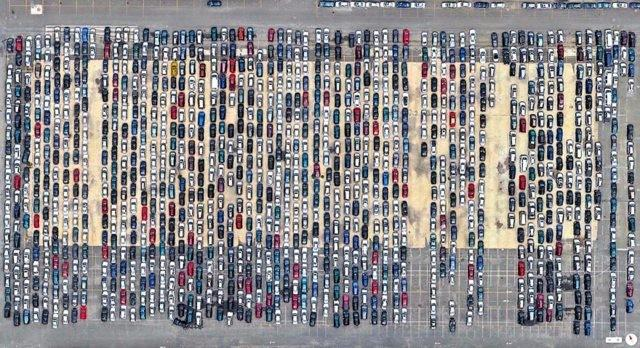
#> input picture DataScience/notebooks/orbital/pics/new_parking_lot.jpg, 640 x 348 px
$ jupyter execute --allow-errors idea_number_shoppers.ipynb   (shell and % lines are left out)
#> lines starting #> are read from the running program, lines starting #| are printed output that depends on the picture; after the words box and inside, x2 and y2 are one past the last pixel; in counts of white or black regions, pixels touching at a corner belong together
# Revisiting the 2 Dimensional Fourier Transform
## Improving Cars as a Proxy for Shoppers

source of image: http://www.fanrto.com/upload/4/a3/4a372e17716046f6.jpg

We know that there are companies which use satellite images of parking lots, to quantify the
amount of shoppers at a given client business. Using a deep neural network to analyze 30 cm resolution satelite images, the number of cars in the
parking lot can be accurately counted.

Counting cars is a great first step to quantification, but how about getting closer to actual buying power and conversion ratio ?

$$total\text{ }shoppers \approx \left(\frac{people}{1{car}}\right)(n_{cars})$$

## Purpose of this exercise
For this notebook, I'm going to use the above parking lot satelite image to practice analysising a 2D FFT.

1. No need to classify / tag anything
2. Good practice in remembering how K-space works
3. Another reason to use Python for image processing
4. Practice using an imperfect method to derive business insights

# Fundalmental Business Question
* How can we better estimate the spending power represented by a vehilce ?

## Heuristics That Seem Reasonable
 * Assume that more people means tendency to higher expenditure
 * Bigger vehicles have the ability to transport more or larger items
 * Larger size vehicles bring more shoppers

### Experiment
* Take an image of vertically alinged cars in a parking lot.
* Count the number of cars to simulate the ML classifier's automated count.
* Perform 2D FFT
  * Detect vehicle sizes with resolution of 1 meter
  * use ratio of signal to total car count to estimate number of vehicles with size $x$
* Try to generalize to any orientation of vehicle in a parking lot.

### Set up Python

[cell 1]
import scipy.ndimage
import scipy.signal
import matplotlib.pyplot as plt
from scipy import fftpack
import radialProfile
import sys
sys.path.append("/home/daniel/git/Python2.7/DataScience/notebooks/orbital")

data = scipy.ndimage.imread("pics/new_parking_lot.jpg", flatten=False)
#> data is the input picture: shape (348, 640, 3); mean R, G, B 141.1, 138.4, 140.6

[cell 2]
data_sub = data[50:90, 0:100]
plt.figure(figsize=(10, 10))
plt.imshow(data_sub, interpolation='nearest', origin='upper')

# Estimate the sample image resolution
Another heuristic:

* vehicle widths have less variation across size class than lengths
 * I'll use the width to estimate the image resolution

I counted the numebr of pixels that appear to make up a car width and figured that the average car is
$\approx 185 cm$ in width.

$$res = \frac{185 cm}{6_{pixels}} \approx 31 cm $$

<b>Let's call it 30 cm which I know to be a standard image product dimension used by analysis companies.</b>

Zoom in enough to count pixels to width. I count 6 pixels for a vehicle width.

# Technical Considerations
For simplicity sake:
* I'm only using the length dimension which is the y axis in my images
* Using an image sub section with veritcally aligned cars

## Some vehicle lengths
I didn't spend very much time to accurately determine the average dimensions of vehicles by class.
That's another project in itself. For this notebook I think it will suffice to choose reasonable test dimensions.

<table>
<hd><tr><td>Model</td><td>Length</td><td>Schematic</td></tr></hd>
<tr><td>Chevy Tahoe</td><td>$513 cm$</td><td></td>
<tr><td>Toyata Celica</td><td>$450 cm$</td> <td></td>
<tr><td>$\Delta{L}$</td><td>$63cm$</td><td></td></tr>
</table>

$k_{nyquist}$ for 30 cm camera = 60 cm.

We should be able to detect the difference in length (y axis in our test image).

[cell 3]
# reload the data in grey scale mode
data = scipy.ndimage.imread("pics/new_parking_lot.jpg", flatten=True)
#> data: shape (348, 640) float32; min 0, max 255, mean 139.5
data_sub = data[50:90, 0:100]
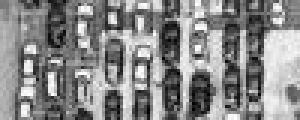
#> data_sub: shape (40, 100) float32 (shown 3 times larger); min 0.57, max 254.7, mean 136.6

[cell 4]
def fft2D(data, zoom=1):
    zoom = np.floor(zoom).astype(int)
    fft = fftpack.fft2(data)
    fft  = fftpack.fftshift(fft)
    power2D = fft.real**2
    half = power2D.shape[0]/2
    if zoom == 1:
        power1D = power2D[:, 0:half].mean(0)
    else:
        out = power2D[:, 0:half]
        out = scipy.signal.decimate(out, zoom, axis=0)
        out = scipy.signal.decimate(out, zoom, axis=1)
        power1D = out.mean(1)

    power1D *=  0.5 * 1.0/data.shape[0]
    return power1D

[cell 5]
## k space scale
def k_scale(dim, npts, zoom=1.0):
    zoom = np.floor(zoom).astype(np.int16)
    camera_res = 0.30/zoom # m
    max_len = camera_res * dim #m , size of sub plot
    nyq = 2 * camera_res #m
    range_ = max_len - nyq
    # reverse order
    k = np.flipud(np.arange(nyq, max_len,range_/npts))
    return k

[cell 6]
zoom = 7
data_sub_hires = scipy.ndimage.zoom(data_sub, zoom=zoom, order=3, mode='nearest', prefilter=True)
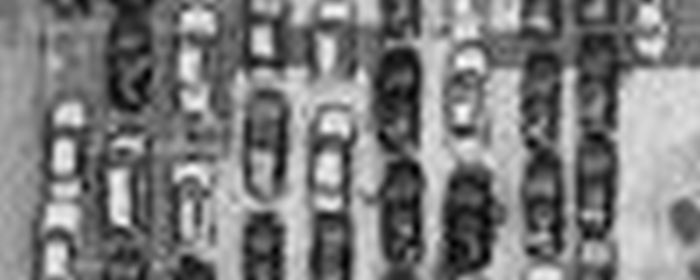
#> data_sub_hires: shape (280, 700) float32; min -5.09, max 284.1, mean 136.5; drawn with min black and max white
data_sub_hires = scipy.ndimage.filters.gaussian_filter(data_sub_hires, 5)
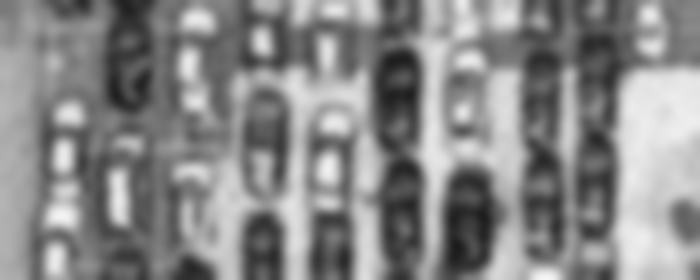
#> data_sub_hires: shape (280, 700) float32; min 28, max 246.5, mean 136.5

data_sub_hires = scipy.signal.decimate(data_sub_hires, zoom, axis=0)
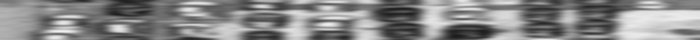
#> data_sub_hires: shape (40, 700) float32; min 28, max 240.2, mean 134.9
data_sub_hires = scipy.signal.decimate(data_sub_hires, zoom, axis=1)
#> data_sub_hires: shape (40, 100) float32

[cell 7]
from matplotlib.ticker import AutoMinorLocator

plt.figure(figsize=(15,15))

plt.subplot(221)
plt.imshow(data_sub_hires, interpolation='nearest', origin='upper', cmap='Greys')

plt.subplot(222)
plt.imshow(data_sub, interpolation='nearest', origin='upper', cmap='Greys')

#> (the rest of this cell did not finish here and is left out)

k = k_scale(data_sub_hires.shape[0], power1D.shape[0], zoom=4)

ax223 = plt.subplot(223)
plt.plot(k, power1D)
plt.xlim(5, 7)
minor_locator = AutoMinorLocator(6)
ax223.xaxis.set_minor_locator(minor_locator)
plt.xlabel("Meters")
plt.grid(which='both')

power1D = fft2D(data_sub)
k = k_scale(data_sub.shape[0], power1D.shape[0], zoom=1)

ax224 = plt.subplot(224)
plt.plot(k[:], power1D)
minor_locator = AutoMinorLocator(6)
ax224.xaxis.set_minor_locator(minor_locator)
plt.xlabel("Meters")
plt.grid(which='both')

Try again with an edge filter first.

[cell 8]
sobel = scipy.ndimage.filters.laplace(data_sub_hires)
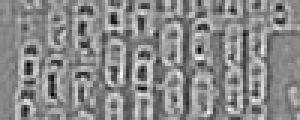
#> sobel: shape (40, 100) float32 (shown 3 times larger); min -142, max 121.5, mean 0; drawn with min black and max white
#> (the rest of this cell did not finish here and is left out)

I'm hoping that the roughly 1.2, 2.25 and 3.1 meter peaks are cars and that means we can classify vehicles by size.

[cell 9]
zoom = 1
#> (the rest of this cell did not finish here and is left out)

k_sobel = k_scale(sobel.shape[0], power1D_sobel.shape[0], zoom=zoom)

plt.figure(figsize=(15, 5))

ax = plt.subplot(111)
plt.plot(k_sobel[:], power1D_sobel)
minor_locator = AutoMinorLocator(6)
ax.xaxis.set_minor_locator(minor_locator)
plt.xlabel("Meters")

plt.grid(which='both')
plt.xlim(4.5, 7.5)

#> (a cell that did not finish here is left out)

#> (a cell that did not finish here is left out)

#> (a cell that did not finish here is left out)

[cell 13]
zoom = 7
data = scipy.ndimage.imread("pics/new_parking_lot.jpg", flatten=True)
data = scipy.ndimage.zoom(data, zoom=zoom, order=3, mode='nearest', prefilter=True)
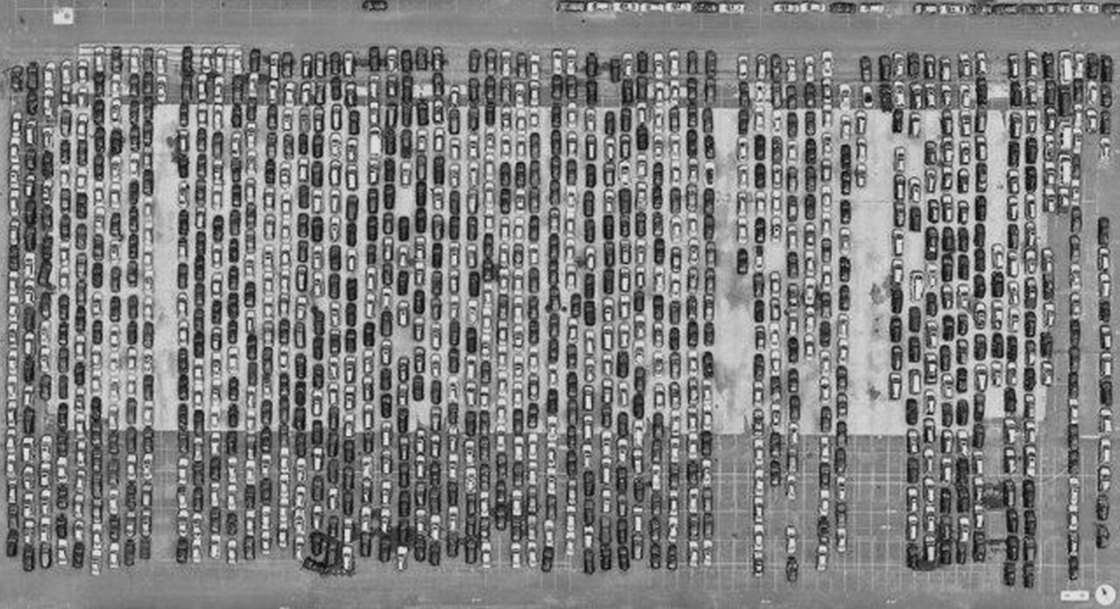
#> data: shape (2436, 4480) float32 (shown at 1/4 size); min -18.97, max 292.6, mean 139.4; drawn with min black and max white
data = scipy.ndimage.filters.gaussian_filter(data, 3)

data -= data.mean()
data -= data.min()
data /= data.max()


data[data >= 0.30] = 0
data[data > 0] = 1
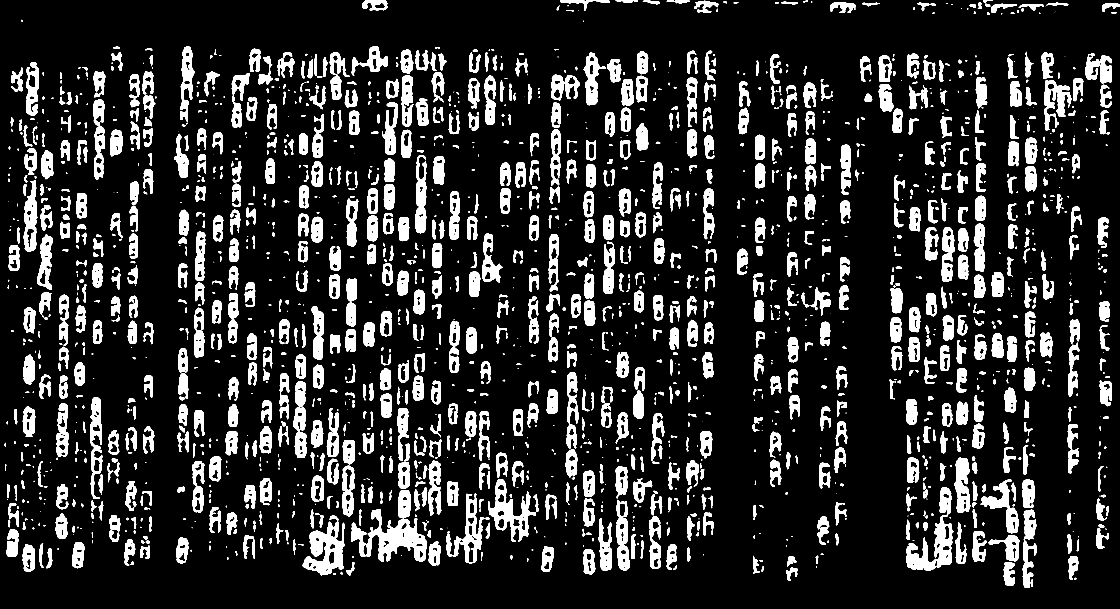
#> data: shape (2436, 4480) float32 (shown at 1/4 size); values 0 (black) and 1 (white), 14.7% white; 1945 white regions (306 under 20 px), largest, box (x1, y1, x2, y2) and area: (1465, 2037, 1706, 2248) 22001, (1211, 2086, 1380, 2301) 18262, (3625, 2059, 3813, 2282) 16730
#data = scipy.ndimage.filters.laplace(data)
#data[np.isnan(data)] = 0

[cell 14]
plt.figure(figsize=(20, 20))

data = scipy.signal.decimate(data, zoom, axis=0)
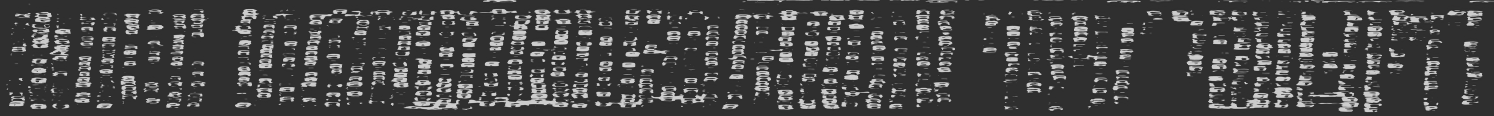
#> data: shape (348, 4480) float32 (shown at 1/3 size); min -0.297, max 1.3, mean 0.146; drawn with min black and max white
data = scipy.signal.decimate(data, zoom, axis=1)
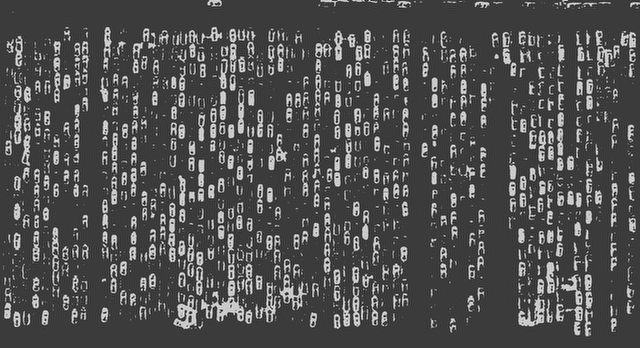
#> data: shape (348, 640) float32; min -0.41, max 1.34, mean 0.144; drawn with min black and max white


plt.imshow(data, interpolation='nearest', origin='upper', cmap='jet', alpha=0.5)
plt.colorbar()
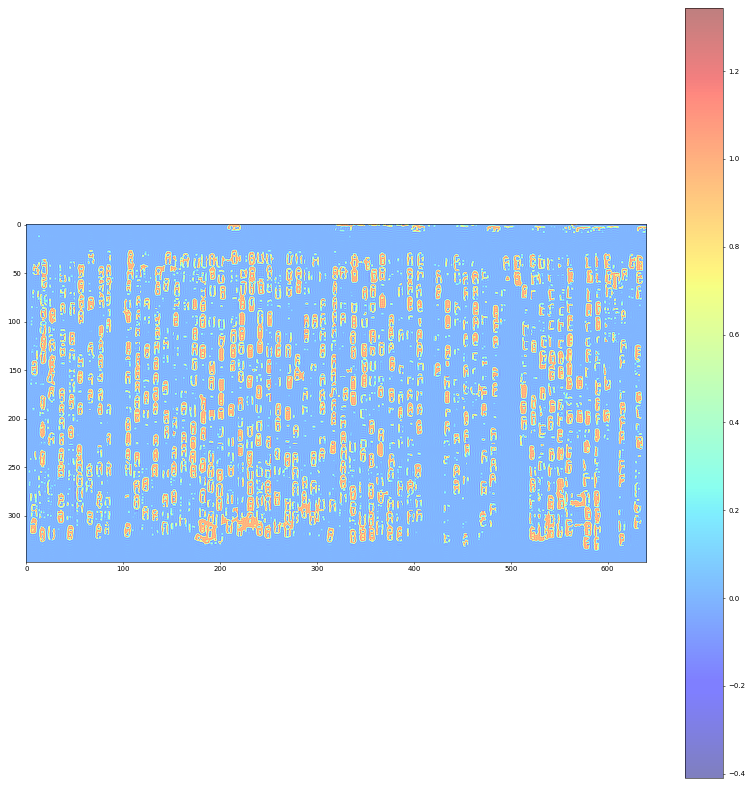
#> figure drawn by matplotlib, 2 panels

#> (a cell that did not finish here is left out)

$ run again, with DataScience/notebooks/orbital/pics/fifo.jpg copied over DataScience/notebooks/orbital/pics/new_parking_lot.jpg
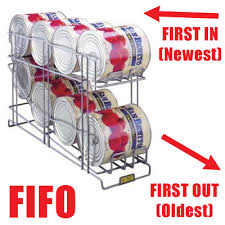
#> input picture DataScience/notebooks/orbital/pics/fifo.jpg, 225 x 225 px
#> data is the input picture: shape (225, 225, 3); mean R, G, B 223.2, 199.1, 202.1
#> `data[data > 0] = 1`:
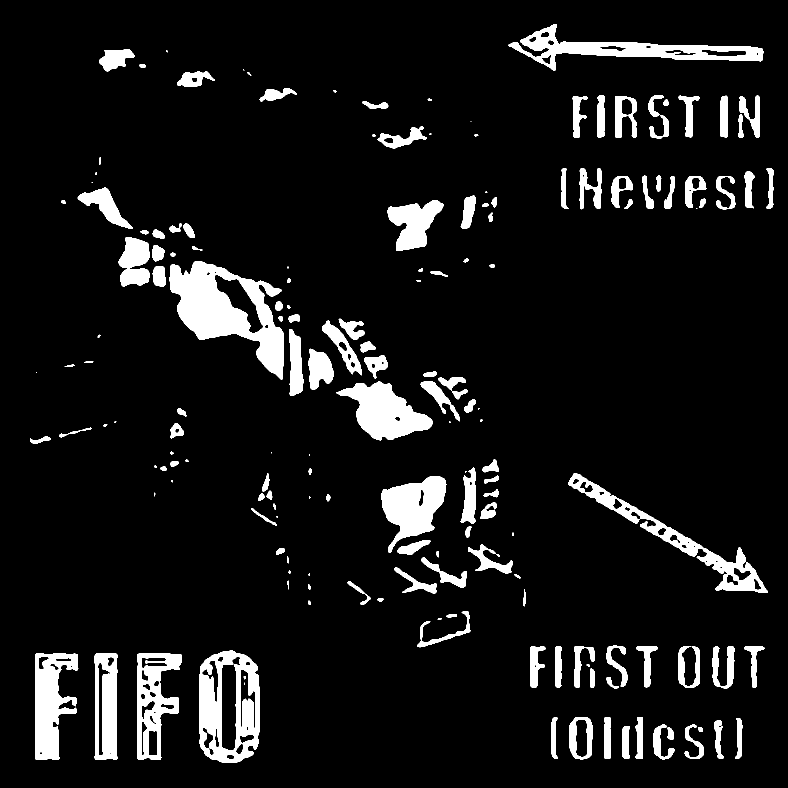
#> data: shape (1575, 1575) float32 (shown at 1/2 size); values 0 (black) and 1 (white), 8.4% white; 170 white regions (23 under 20 px), largest, box (x1, y1, x2, y2) and area: (339, 523, 568, 760) 23796, (398, 1301, 520, 1526) 15435, (1016, 48, 1527, 141) 13025
#> `[cell 14] plt.figure(figsize=(20, 20))  data = scipy.signal.decimate(d..`:
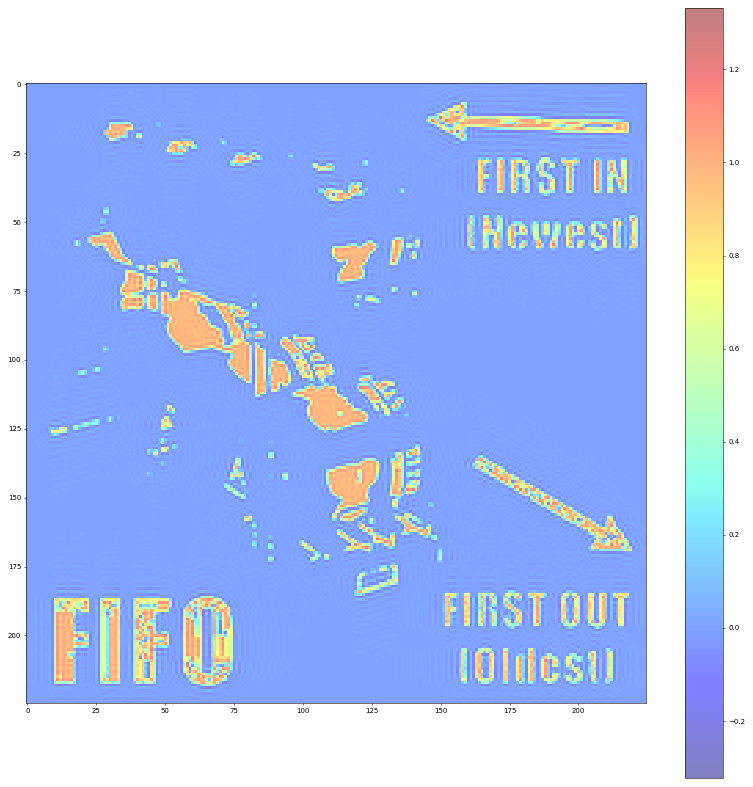
#> figure drawn by matplotlib, 2 panels
